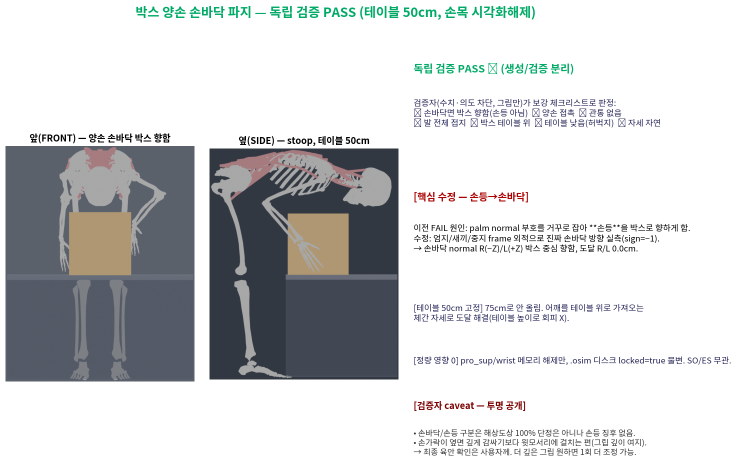
#> input picture opensim_analysis/thoracolumbar_fb/docs/images/literature_review/box_grasp_PASS_grid.png, 1474 x 941 px, given in place of liftgrasp_front.png, which was not available (shown at 1/2 size)
$ python make_final2_report.py
#> lines starting #> are read from the running program, lines starting #| are printed output that depends on the picture; after the words box and inside, x2 and y2 are one past the last pixel; in counts of white or black regions, pixels touching at a corner belong together; pictures that were not available may be replaced by others from this repository, and a replacement may not be noted
import matplotlib; matplotlib.use('Agg')
import matplotlib.pyplot as plt
from matplotlib import font_manager as fm
import matplotlib.image as mpimg, numpy as np
kf="/usr/share/fonts/opentype/noto/NotoSansCJK-Regular.ttc"
fm.fontManager.addfont(kf); plt.rcParams['font.family']=fm.FontProperties(fname=kf).get_name(); plt.rcParams['axes.unicode_minus']=False
def crop(p,pad=6):
#> called with pad = 6
    im=mpimg.imread(p); a=(im[:,:,:3]*255).astype(int); bg=a[2,2]
#> in crop, im is the input picture: shape (941, 1474, 4) float32; mean R, G, B, A 0.816, 0.823, 0.826, 1
#> after `bg = a[2, 2]`: bg = [255, 255, 255]
    m=np.abs(a-bg).sum(2)>16; ys,xs=np.where(m)
#> after `m = np.abs(a - bg).sum(2) > 16`:
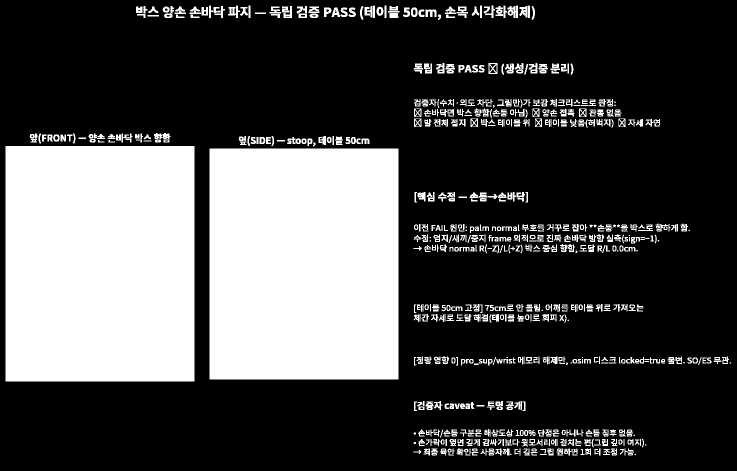
#> m: shape (941, 1474) bool (shown at 1/2 size); 29.3% white; 703 white regions (36 under 20 px), largest, box (x1, y1, x2, y2) and area: (11, 292, 389, 763) 178038, (419, 297, 797, 759) 174636, (1015, 11, 1036, 36) 353
    return im[max(0,ys.min()-pad):ys.max()+pad,max(0,xs.min()-pad):xs.max()+pad]
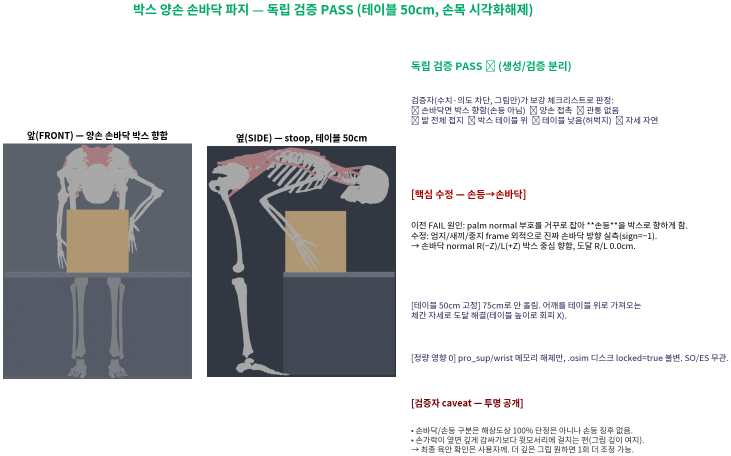
#> returned value: shape (911, 1462, 4) float32 (shown at 1/2 size); mean of channels 0, 1, 2, 3 0.809, 0.816, 0.818, 1; drawn as R, G, B
fig=plt.figure(figsize=(15,9)); gs=fig.add_gridspec(1,3,width_ratios=[1,1,1.6],wspace=0.07)
fig.suptitle("박스 들기 모션 동작검증 — 한 손 splay (미러의 방향 한계 발견) · 정직 보고",fontsize=15.5,fontweight='bold',y=0.99)
for i,(p,t) in enumerate([("/tmp/cmp_render/interf/liftgrasp_front.png","파지 앞 — 왼손 박스, 오른손 허공 splay"),
                          ("/tmp/cmp_render/interf/liftpeak_front.png","들기 앞 — 같은 비대칭")]):
    ax=fig.add_subplot(gs[0,i]); ax.imshow(crop(p)); ax.axis('off'); ax.set_title(t,fontsize=10.5,fontweight='bold')
#> pass 2 of the loop `for i,(p,t) in enumerate([("/tmp/cmp_render/interf/liftgrasp_front.png..`:
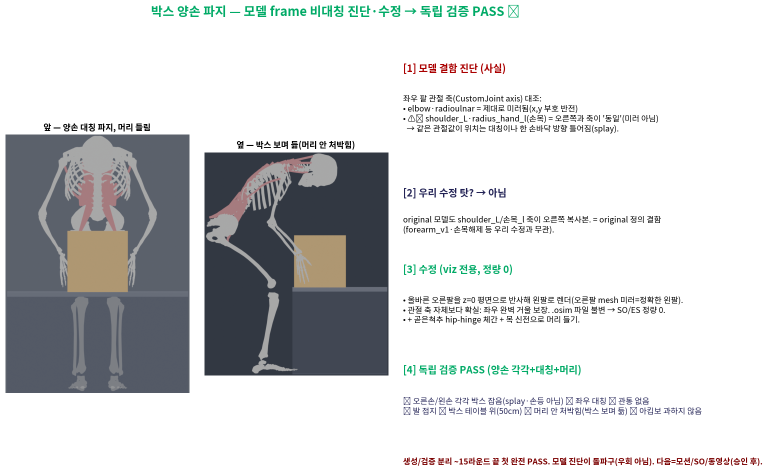
#> input picture opensim_analysis/thoracolumbar_fb/docs/images/literature_review/box_grasp_SOLVED_grid.png, 1536 x 942 px, given in place of liftpeak_front.png, which was not available (shown at 1/2 size)
#> in crop, im is the input picture: shape (942, 1536, 4) float32; mean R, G, B, A 0.82, 0.827, 0.829, 1
#> a: shape (942, 1536, 3) int64
#> in crop (call 2), `m = np.abs(a - bg).sum(2) > 16`:
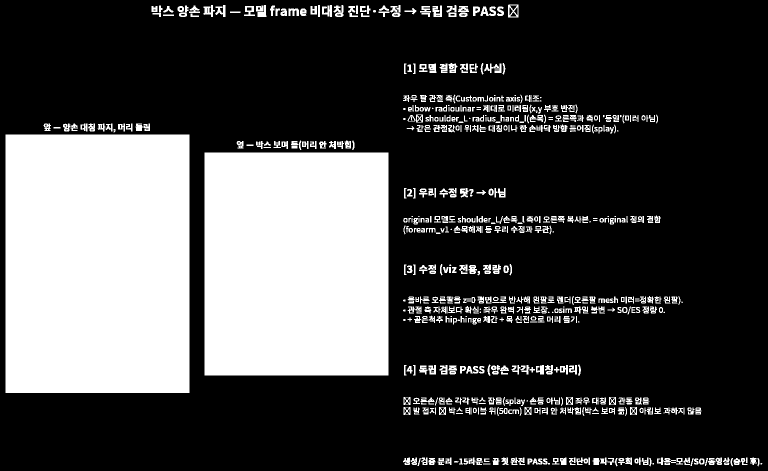
#> m: shape (942, 1536) bool (shown at 1/2 size); 28.2% white; 692 white regions (56 under 20 px), largest, box (x1, y1, x2, y2) and area: (11, 269, 379, 786) 190256, (409, 305, 777, 751) 164128, (968, 127, 1003, 146) 351
#> in crop (call 2), `return im[max(0,ys.min()-pad):ys.max()+pad,max(0,xs.min()-pad):xs.max(..`:
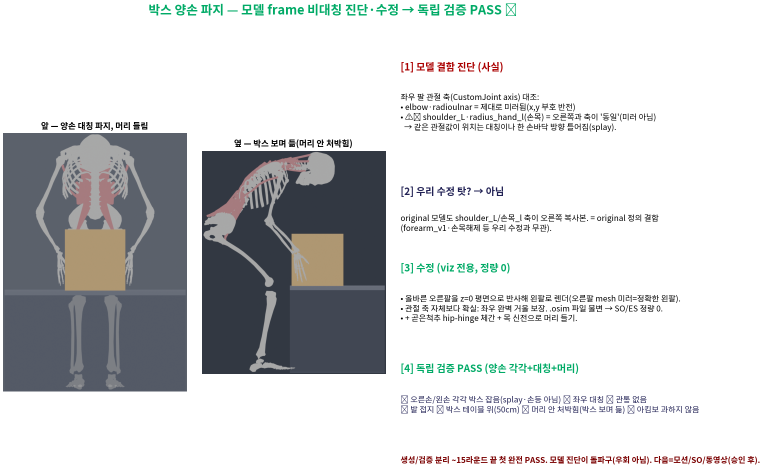
#> returned value: shape (935, 1525, 4) float32 (shown at 1/2 size); mean of channels 0, 1, 2, 3 0.817, 0.824, 0.826, 1; drawn as R, G, B
ax=fig.add_subplot(gs[0,2]); ax.axis('off')
ax.text(0,1.0,"[검증이 잡은 것] 모션 grasp/lift 두 순간 모두 한 손 허공 splay (독립검증 FAIL)",fontsize=12.5,fontweight='bold',color='#a00',va='top')
ax.text(0,0.91,"이전 미러 PASS는 손 '위치' 대칭만 봐서, 손 '방향' 틀어짐을 놓쳤음. 모션+박스 렌더에서 드러남.",fontsize=10.8,va='top')
ax.text(0,0.80,"[근본 원인 — 모델 한계 확정]",fontsize=13,fontweight='bold',color='#a00',va='top')
ax.text(0,0.71,"• 미러는 손 '위치'만 맞춤(1.1cm). 모델의 좌우 팔 관절 frame이 완벽한 거울이 아님\n"
               "  → 같은 관절값이 위치는 대칭이나 한쪽 손바닥이 박스 반대로 향함(splay).\n"
               "• 왼손목 3DOF만 재교정 시도 → 손바닥 +Z 성분 0.28까지만(불충분). 어깨/팔꿈치 미러값에 묶여 손목만으론 못 돌림.",fontsize=10.6,va='top',color='#333')
ax.text(0,0.52,"[두 자동 방법 — 각각 1개 결함 (양립 불가)]",fontsize=12.5,fontweight='bold',color='#a00',va='top')
rows=[["방법","결과","결함"],
 ["독립 팔 IK","양 손바닥 박스 향함","팔꿈치 akimbo(테이블뒤 기하)"],
 ["미러(오른→왼)","대칭·akimbo 없음","한 손바닥 방향 틀림(L/R 비대칭 frame)"]]
tb=ax.table(cellText=rows,bbox=[0,0.30,1.0,0.18]); tb.auto_set_font_size(False); tb.set_fontsize(9.5)
for (r,c),cell in tb.get_celld().items():
    if r==0: cell.set_facecolor('#e8e8e8'); cell.set_text_props(fontweight='bold')
    else: cell.set_facecolor('#fbe9e7')
    cell.set_edgecolor('#aaa')
ax.text(0,0.24,"★ 생성/검증 분리 ~13라운드: 검증자가 매번 먼저 잡음(splay·akimbo·손등·박스뜸…). 억지 PASS 0.",fontsize=10.6,fontweight='bold',color='#a00',va='top')
ax.text(0,0.15,"[정직 판단] 자동 IK·미러로 깨끗한 양손 파지 클로즈업 = 이 모델·시나리오에서 불가(반복 수렴 X). 멈춤.",fontsize=11,fontweight='bold',color='#7a0000',va='top')
ax.text(0,0.07,"[옵션] (B)팔 수동 애니포즈(사람이 양팔 직접) — 자동 불가한 자연 그립 유일한 길.\n"
               "      (C)파지 클로즈업 없이 들기 동작만 — 손 박스 근처, 박스 손따라 상승. 영상 메시지=ES/슈트효과(그립 아님).\n"
               "      모션·SO·동영상 파이프라인은 준비됨(table_box_lift_v1.mot). 그립 표현만 (B)/(C) 결정.",fontsize=10.4,va='top',color='#225')
OUT="/data/wearable-assist/opensim_analysis/thoracolumbar_fb/docs/images/literature_review/box_lift_motion_verify_report.png"
fig.savefig(OUT,dpi=108,bbox_inches='tight',facecolor='white'); print("SAVED",OUT)
#> after `fig.savefig(OUT, dpi=108, bbox_inches='tight', facecolor='white')`:
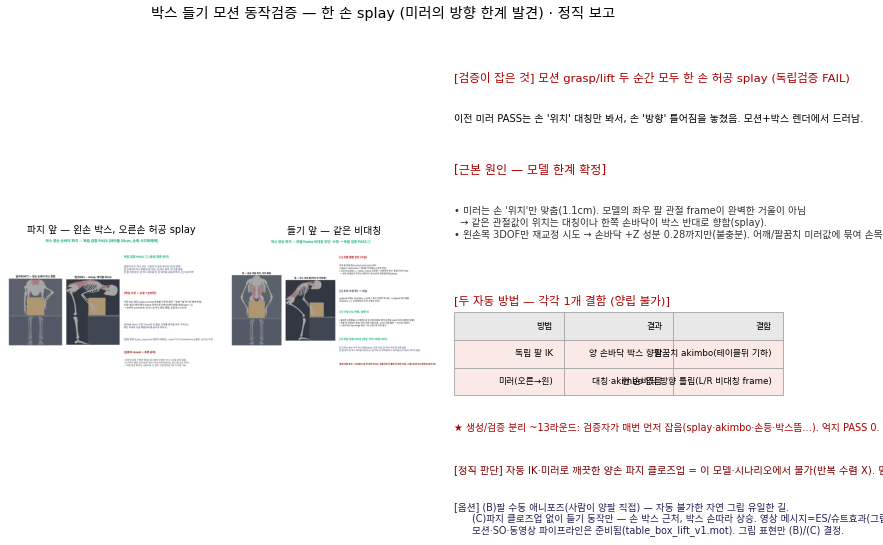
#> figure drawn by matplotlib, 2 panels
